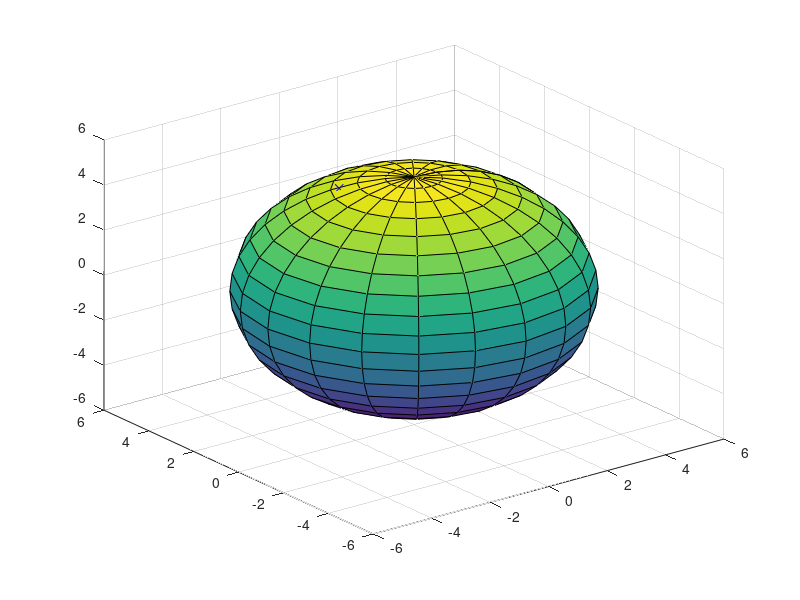

This figure's MATLAB source:
%%
[X,Y,Z] = sphere;
r = 5;
X2 = X * r;
Y2 = Y * r;
Z2 = Z * r;

surf(X2,Y2,Z2)

%%
r = 5;
point = [];
for i= 1:2
    d = 100;
    y = -100;
    while d >= 1 || y < 0
        x1 = -1 + (1+1)*rand()
        x2 = -1 + (1+1)*rand()
        d = x1^2 + x2^2;
        y = 2*x2*sqrt(1 - x1^2 - x2^2);  
        %a = d >= 1 && y < 0
    end
    x = 2*x1*sqrt(1 - x1^2 - x2^2);
    z = 1-2*(x1^2 + x2^2);
    point = [point; [x*r y*r z*r]];
end

hold on
plot3(point(:,1), point(:,2), point(:,3), 'xb')